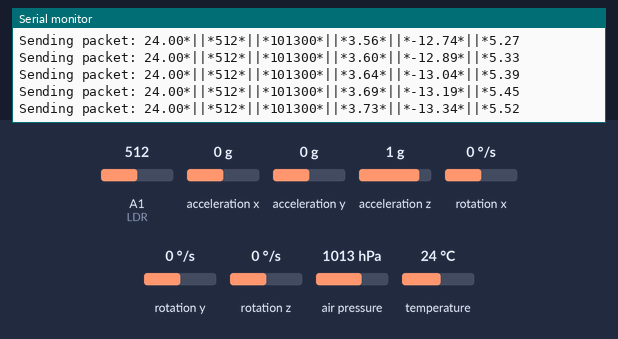
Simulated run of this sketch. Board: Arduino Uno, built with avr-gcc and run on an emulated ATmega328P. On the bench: the last lines printed to the serial monitor. Wiring (inferred from the names in the program): MPU-6050 motion sensor at I2C address 0x68. The test bench sets the inputs (shaded band); at power-on: A1 (LDR) = 512, acceleration x 0 g, acceleration y 0 g, acceleration z 1 g, rotation x 0 °/s, rotation y 0 °/s, rotation z 0 °/s, air pressure 1013 hPa, temperature 24 °C. No radio packets arrive unless stated.

Above: at 7.0 s.
7.1 s: A1 (LDR) set to 105
At 7.1 s:
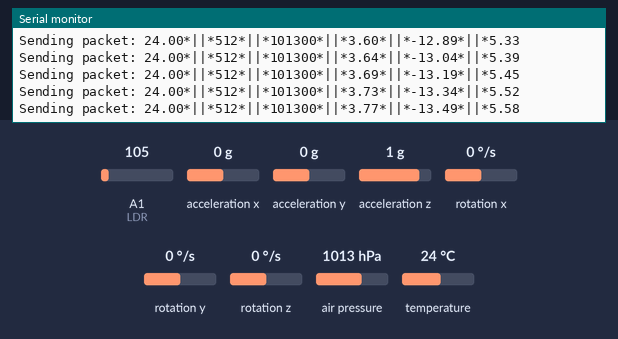
10.1 s: A1 (LDR) set to 91
At 10.11 s:
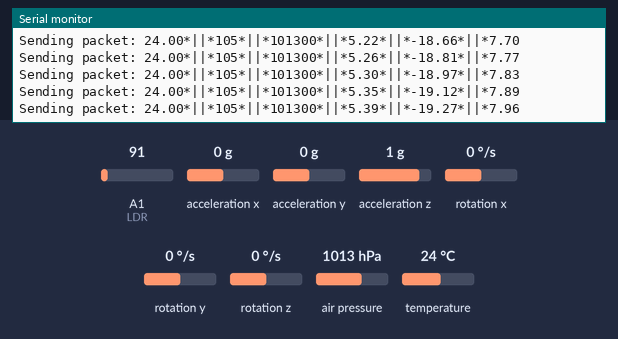
Timing chart, 0 to 13.1 s (numbered marks = the images above; inputs shaded):
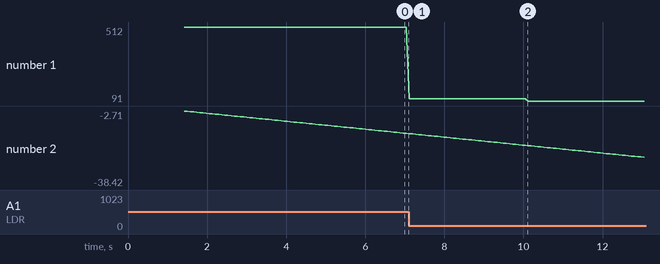

Measured:
- plotted number 1: 512 → 105 after the input at 7.1 s
- plotted number 2: -13.49 → -19.27 after the input at 7.1 s

The sketch:

LoRa_Sender.ino
```cpp
#include <SPI.h>
#include <LoRa.h>
#include <Wire.h>
#include <OneWire.h>
#include <DallasTemperature.h>
#include <Adafruit_BMP085.h>

#define ONE_WIRE_BUS 5
#define LDR A1

OneWire oneWire(ONE_WIRE_BUS);
DallasTemperature TemprSensor(&oneWire);

const int MPU = 0x68; // MPU6050 I2C address
float AccX, AccY, AccZ;
float GyroX, GyroY, GyroZ;
float accAngleX, accAngleY, gyroAngleX, gyroAngleY, gyroAngleZ;
float roll, pitch, yaw;
float AccErrorX, AccErrorY, GyroErrorX, GyroErrorY, GyroErrorZ;
float elapsedTime, currentTime, previousTime;
int c = 0;

Adafruit_BMP085 bmp;

void setup() {
  Serial.begin(9600);
  pinMode(LDR, INPUT);
  TemprSensor.begin();
  while (!Serial);
  LoRa.setPins(8, 9, 2);

  Serial.println("EDUCAN COM TEST");
  TemprSensor.requestTemperatures();

  Serial.println("LoRa Sender");

  if (!LoRa.begin(433E6)) {
    Serial.println("Starting LoRa failed!");
    while (1);
  }

  if (!bmp.begin()) {
    Serial.println("Could not find a valid BMP085/BMP180 sensor, check wiring!");
    while (1) {}
  }

  Wire.begin();                      // Initialize comunication
  Wire.beginTransmission(MPU);       // Start communication with MPU6050 // MPU=0x68
  Wire.write(0x6B);                  // Talk to the register 6B
  Wire.write(0x00);                  // Make reset - place a 0 into the 6B register
  Wire.endTransmission(true);        //end the transmission
  /*
    // Configure Accelerometer Sensitivity - Full Scale Range (default +/- 2g)
    Wire.beginTransmission(MPU);
    Wire.write(0x1C);                  //Talk to the ACCEL_CONFIG register (1C hex)
    Wire.write(0x10);                  //Set the register bits as 00010000 (+/- 8g full scale range)
    Wire.endTransmission(true);
    // Configure Gyro Sensitivity - Full Scale Range (default +/- 250deg/s)
    Wire.beginTransmission(MPU);
    Wire.write(0x1B);                   // Talk to the GYRO_CONFIG register (1B hex)
    Wire.write(0x10);                   // Set the register bits as 00010000 (1000deg/s full scale)
    Wire.endTransmission(true);
    delay(20);
  */
  // Call this function if you need to get the IMU error values for your module
  calculate_IMU_error();
  delay(20);
}

void loop() {

  int ldrvalue = analogRead(LDR);
  float tempC = TemprSensor.getTempCByIndex(0);

  // === Read acceleromter data === //
  Wire.beginTransmission(MPU);
  Wire.write(0x3B); // Start with register 0x3B (ACCEL_XOUT_H)
  Wire.endTransmission(false);
  Wire.requestFrom(MPU, 6, true); // Read 6 registers total, each axis value is stored in 2 registers
  //For a range of +-2g, we need to divide the raw values by 16384, according to the datasheet
  AccX = (Wire.read() << 8 | Wire.read()) / 16384.0; // X-axis value
  AccY = (Wire.read() << 8 | Wire.read()) / 16384.0; // Y-axis value
  AccZ = (Wire.read() << 8 | Wire.read()) / 16384.0; // Z-axis value
  // Calculating Roll and Pitch from the accelerometer data
  accAngleX = (atan(AccY / sqrt(pow(AccX, 2) + pow(AccZ, 2))) * 180 / PI) - 0.58; // AccErrorX ~(0.58) See the calculate_IMU_error()custom function for more details
  accAngleY = (atan(-1 * AccX / sqrt(pow(AccY, 2) + pow(AccZ, 2))) * 180 / PI) + 1.58; // AccErrorY ~(-1.58)
  // === Read gyroscope data === //
  previousTime = currentTime;        // Previous time is stored before the actual time read
  currentTime = millis();            // Current time actual time read
  elapsedTime = (currentTime - previousTime) / 1000; // Divide by 1000 to get seconds
  Wire.beginTransmission(MPU);
  Wire.write(0x43); // Gyro data first register address 0x43
  Wire.endTransmission(false);
  Wire.requestFrom(MPU, 6, true); // Read 4 registers total, each axis value is stored in 2 registers
  GyroX = (Wire.read() << 8 | Wire.read()) / 131.0; // For a 250deg/s range we have to divide first the raw value by 131.0, according to the datasheet
  GyroY = (Wire.read() << 8 | Wire.read()) / 131.0;
  GyroZ = (Wire.read() << 8 | Wire.read()) / 131.0;
  // Correct the outputs with the calculated error values
  GyroX = GyroX + 0.56; // GyroErrorX ~(-0.56)
  GyroY = GyroY - 2; // GyroErrorY ~(2)
  GyroZ = GyroZ + 0.79; // GyroErrorZ ~ (-0.8)
  // Currently the raw values are in degrees per seconds, deg/s, so we need to multiply by sendonds (s) to get the angle in degrees
  gyroAngleX = gyroAngleX + GyroX * elapsedTime; // deg/s * s = deg
  gyroAngleY = gyroAngleY + GyroY * elapsedTime;
  yaw =  yaw + GyroZ * elapsedTime;
  // Complementary filter - combine acceleromter and gyro angle values
  roll = 0.96 * gyroAngleX + 0.04 * accAngleX;
  pitch = 0.96 * gyroAngleY + 0.04 * accAngleY;

  // Print the values on the serial monitor
  Serial.print(tempC);
  Serial.print("*||*");
  Serial.print(ldrvalue);
  Serial.print("*||*");
  Serial.print(bmp.readPressure());
  Serial.print("*||*");
  Serial.print(roll);
  Serial.print("*||*");
  Serial.print(pitch);
  Serial.print("*||*");
  Serial.println(yaw);

  //Sending data from lora
  Serial.print("Sending packet: ");
  LoRa.beginPacket();
  LoRa.print(tempC);
  LoRa.print(",");
  LoRa.print(ldrvalue);
  LoRa.print(",");
  LoRa.print(bmp.readPressure());
  LoRa.print(",");
  LoRa.print(roll);
  LoRa.print(",");
  LoRa.print(pitch);
  LoRa.print(",");
  LoRa.print(yaw);
  LoRa.endPacket();

}
void calculate_IMU_error() {
  // We can call this funtion in the setup section to calculate the accelerometer and gyro data error. From here we will get the error values used in the above equations printed on the Serial Monitor.
  // Note that we should place the IMU flat in order to get the proper values, so that we then can the correct values
  // Read accelerometer values 200 times
  while (c < 200) {
    Wire.beginTransmission(MPU);
    Wire.write(0x3B);
    Wire.endTransmission(false);
    Wire.requestFrom(MPU, 6, true);
    AccX = (Wire.read() << 8 | Wire.read()) / 16384.0 ;
    AccY = (Wire.read() << 8 | Wire.read()) / 16384.0 ;
    AccZ = (Wire.read() << 8 | Wire.read()) / 16384.0 ;
    // Sum all readings
    AccErrorX = AccErrorX + ((atan((AccY) / sqrt(pow((AccX), 2) + pow((AccZ), 2))) * 180 / PI));
    AccErrorY = AccErrorY + ((atan(-1 * (AccX) / sqrt(pow((AccY), 2) + pow((AccZ), 2))) * 180 / PI));
    c++;
  }
  //Divide the sum by 200 to get the error value
  AccErrorX = AccErrorX / 200;
  AccErrorY = AccErrorY / 200;
  c = 0;
  // Read gyro values 200 times
  while (c < 200) {
    Wire.beginTransmission(MPU);
    Wire.write(0x43);
    Wire.endTransmission(false);
    Wire.requestFrom(MPU, 6, true);
    GyroX = Wire.read() << 8 | Wire.read();
    GyroY = Wire.read() << 8 | Wire.read();
    GyroZ = Wire.read() << 8 | Wire.read();
    // Sum all readings
    GyroErrorX = GyroErrorX + (GyroX / 131.0);
    GyroErrorY = GyroErrorY + (GyroY / 131.0);
    GyroErrorZ = GyroErrorZ + (GyroZ / 131.0);
    c++;
  }
  //Divide the sum by 200 to get the error value
  GyroErrorX = GyroErrorX / 200;
  GyroErrorY = GyroErrorY / 200;
  GyroErrorZ = GyroErrorZ / 200;
  // Print the error values on the Serial Monitor
  Serial.print("AccErrorX: ");
  Serial.println(AccErrorX);
  Serial.print("AccErrorY: ");
  Serial.println(AccErrorY);
  Serial.print("GyroErrorX: ");
  Serial.println(GyroErrorX);
  Serial.print("GyroErrorY: ");
  Serial.println(GyroErrorY);
  Serial.print("GyroErrorZ: ");
  Serial.println(GyroErrorZ);
}
```
